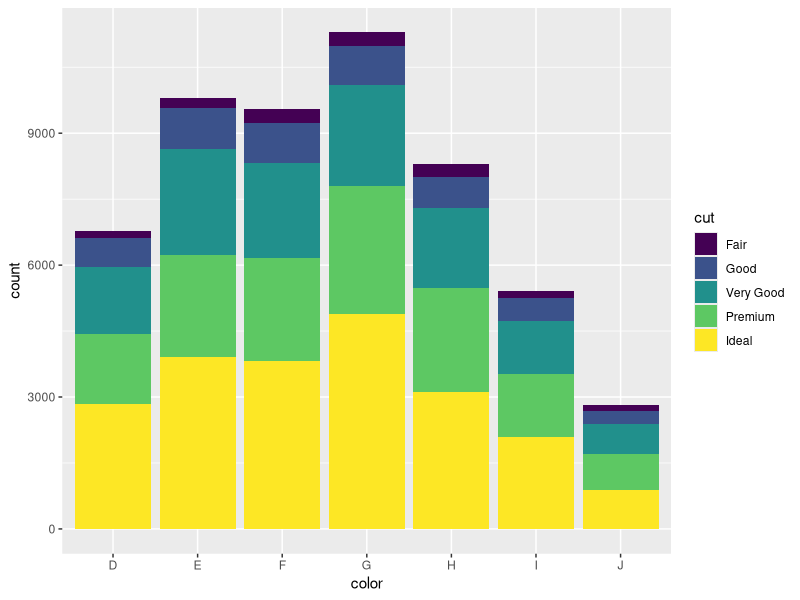
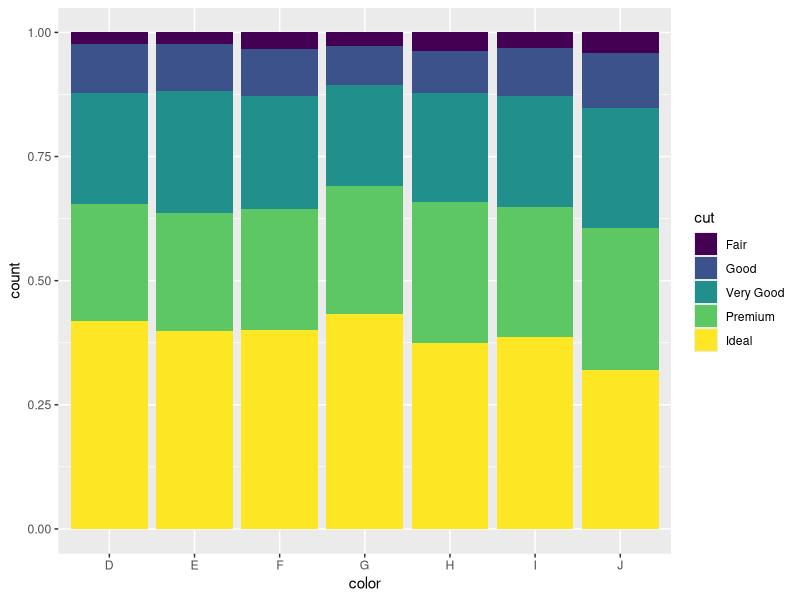
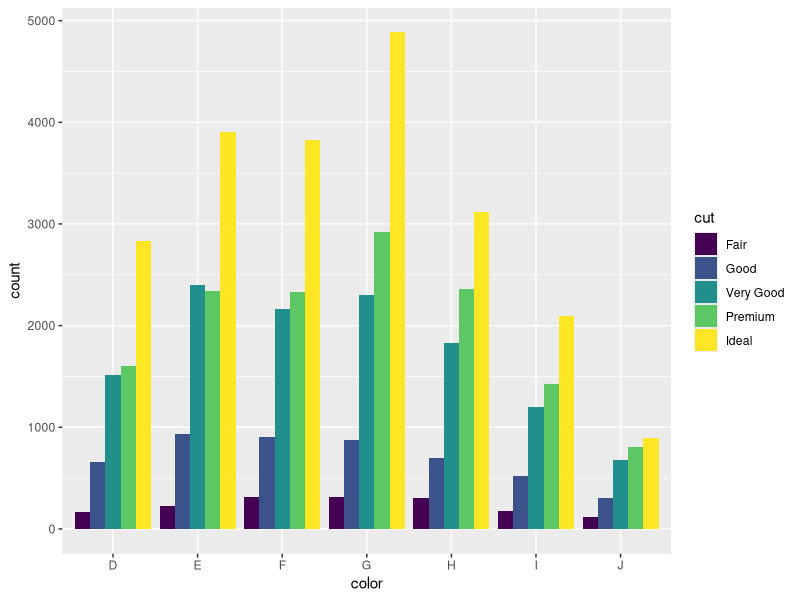
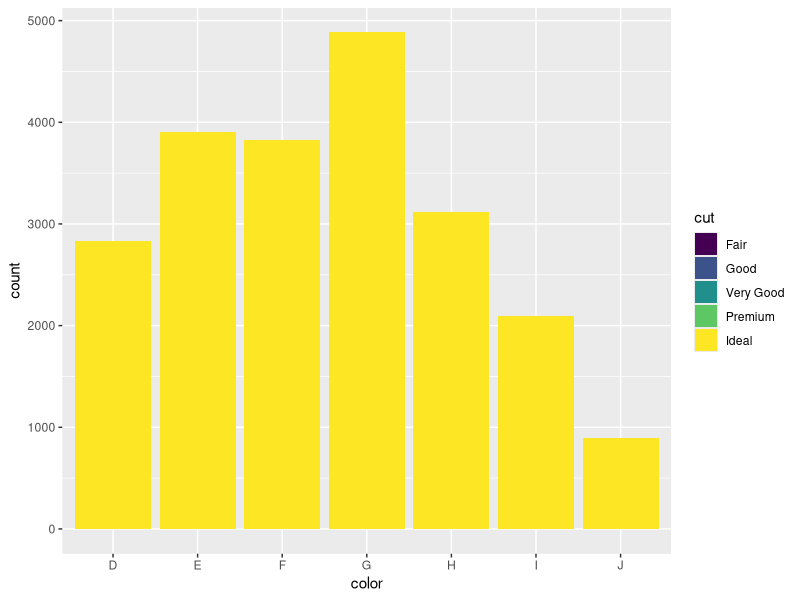
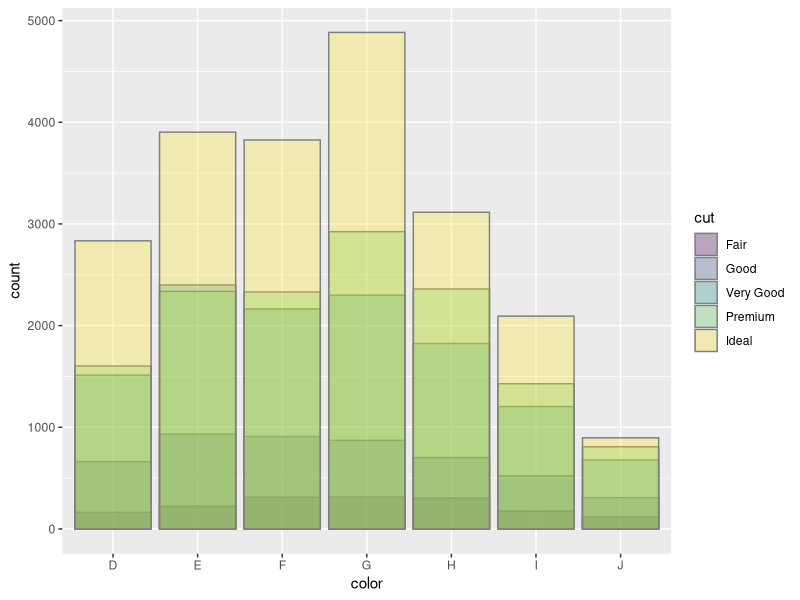
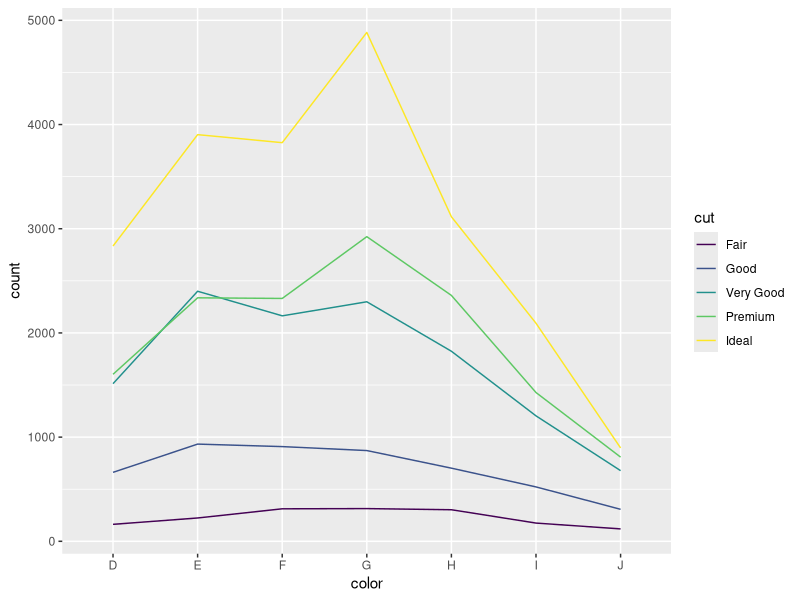
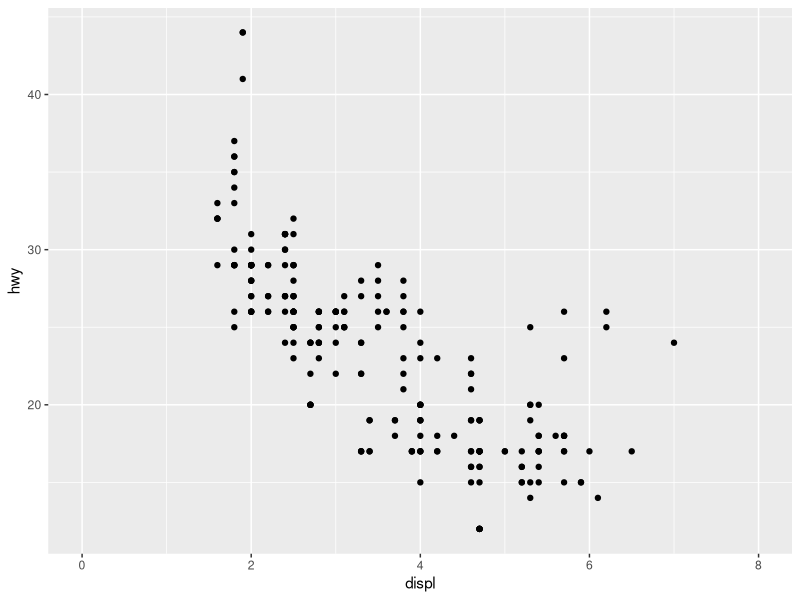
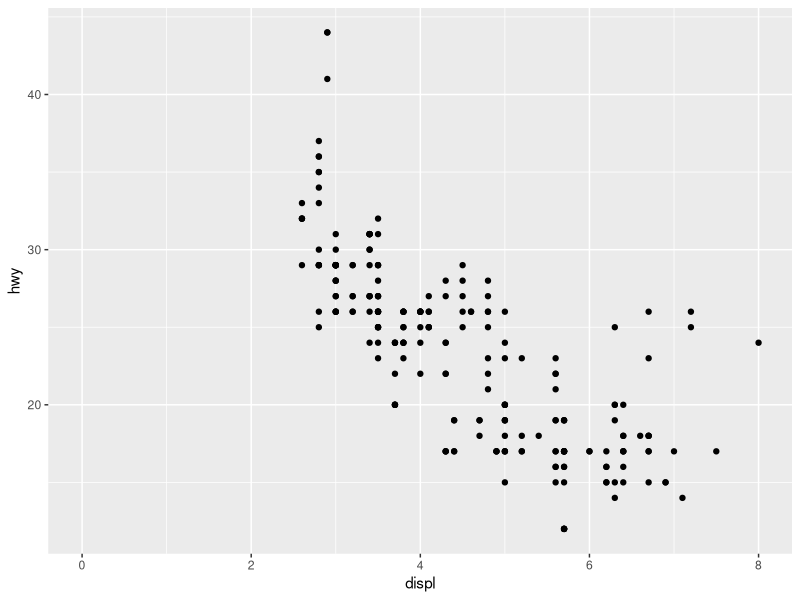

These charts were generated, in order, by the following R code:
library(ggplot2)
p <- ggplot(diamonds, aes(color, fill = cut)) 
p + geom_bar(position = 'stack')
p + geom_bar(position = 'fill')
p + geom_bar(position = 'dodge')

p + geom_bar(position = 'identity')
p + geom_bar(position = 'identity', alpha = 0.3, color = 'grey50')
p + geom_line(aes(color = cut, group = cut), stat = 'count')


q <- ggplot(mpg, aes(displ, hwy))
q + geom_point() + xlim(0,8)
q + geom_point(position = position_nudge(x = 1))+ xlim(0,8)
q + geom_point(position = 'jitter')
q + geom_point(position = position_jitter(width = 0.05, height = 0.5))
